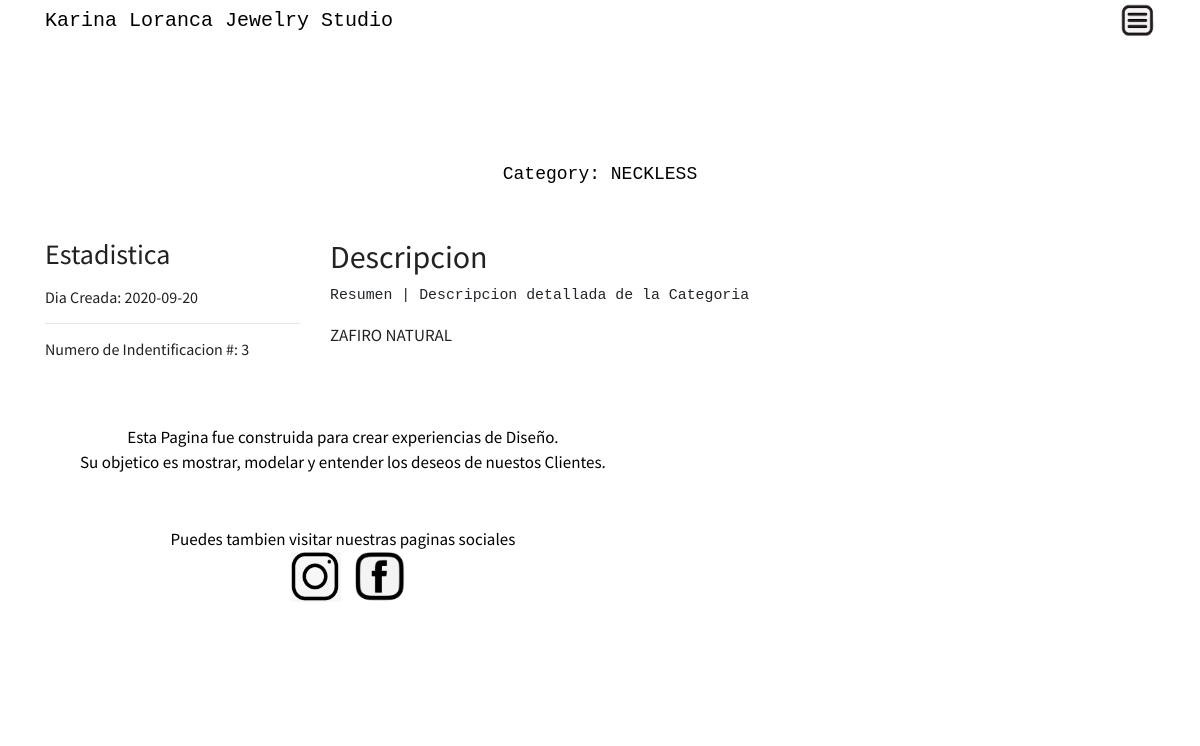
The page /category/3 on the database its author committed.
### kl_designs/models.py (models this page shows, shortened)
class Category(db.Model):
    __table_args__ = {'extend_existing': True}
    id = db.Column(db.Integer, primary_key=True)
    category_name = db.Column(db.String(100), nullable=False)
    description = db.Column(db.String(100), nullable=False)
    image_file = db.Column(db.String(20), nullable=False, default='default.jpg')
    date_posted = db.Column(db.DateTime, nullable=False, default=datetime.utcnow)
    products = db.relationship('Product', backref='line', lazy=True)

### kl_designs/views/main/routes_main.py (the view)
@main.route("/category/<category_name>")
def product_category(category_name):
    category = Category.query.filter_by(category_name=category_name).first_or_404()
    products = Product.query.filter_by(line=category)
    return render_template('product/products.html', category=category,
                           products=products)

### kl_designs/views/categories/routes_categories.py (called while the page is built)
@categories.route("/category/<int:id>")
def category(id):
        category = Category.query.get_or_404(id)
        image_category = db.session.query(Category.image_file)
        return render_template('category/category_details.html', category=category, image_category=image_category)

### kl_designs/templates/category/category_details.html (shortened to what this page needs)
{% extends "main/layout.html" %}
{% block additional_css %}
<link rel="stylesheet" type="text/css" href="{{ url_for('static', filename='uxdes4.css') }}"/>
{% endblock %}
{% block main_content %}
        <div class="hero">
            <div class="sub-hero">
                Category:
                {{ category.category_name }}
            </div>
        </div>
        <div class="project-list container">
            <div class="row">
                <div class="col-sm-3 nav-sidebar-section">
                    <h3>Estadistica</h3>
                     <h6> Dia Creada: {{ category.date_posted.strftime('%Y-%m-%d') }}</h6>
                     <hr>
                    <h6> Numero de Indentificacion #: {{ category.id }} </h6>
                </div>
                <div class="col-sm-7">
                    <h2>Descripcion</h2>
                    <pre>Resumen | Descripcion detallada de la Categoria</pre>
                    <p class="summary">
                       {{ category.description }}
                    </p>
{% endblock main_content %}

### kl_designs/static/uxdes4.css (style rules this page uses)
.hero { background-color: white; color: black; font-size: 18px; font-family: Consolas, "andale mono", "lucida console", monospace; padding: 50px 0px; text-align: center; }
.hero .sub-hero { margin-top: 70px; }

### rows shown on the page
Category: category_name "NECKLESS", date_posted "2020-09-20", id "3", description "ZAFIRO NATURAL"
